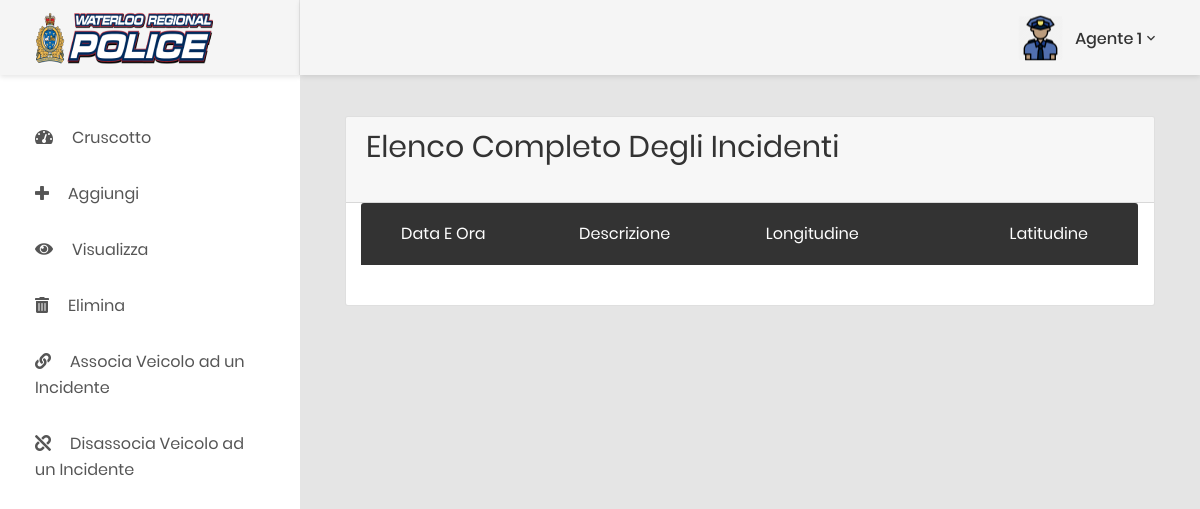
The page /incidenteRead.php on the database as committed earlier.
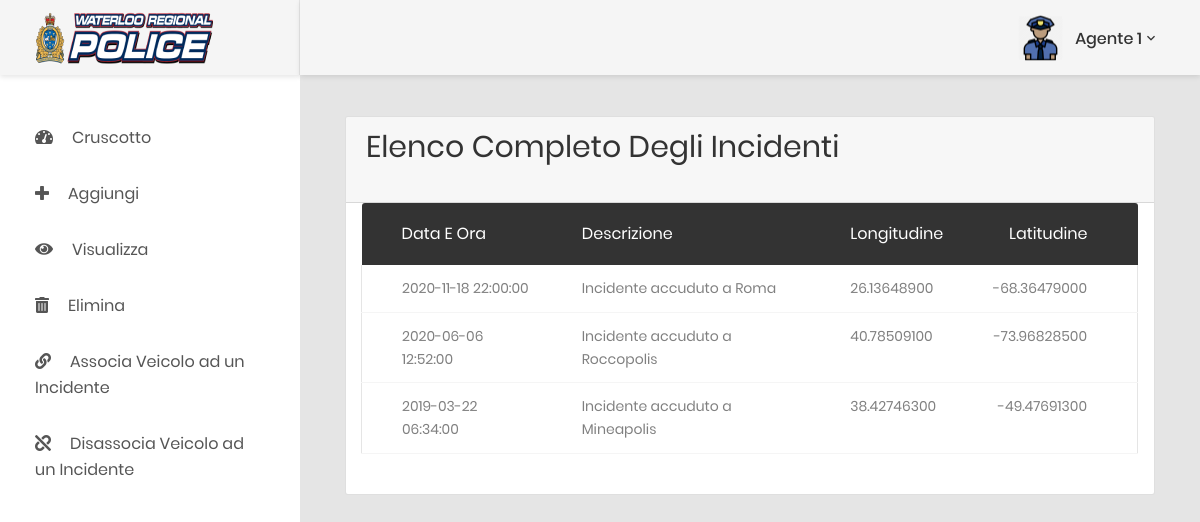
The same page on the database as committed later.
### tables this page shows
CREATE TABLE incidenti (
  idIncidente INT(5) PRIMARY KEY AUTO_INCREMENT,
  descrizione VARCHAR(150) NOT NULL,
  longitudine DECIMAL(11,8) NOT NULL,
  latitudine DECIMAL(10,8) NOT NULL,
  data DATE NOT NULL,
  ora TIME NOT NULL ,
  pathFoto VARCHAR(100) NOT NULL
);

### dao/IncidenteDAO.php (called while the page is built, shortened)
<?php
include_once __DIR__.'/classes/Incidente.php';
class IncidenteDAO {
    public static function getElencoUltimiIncidenti() {
        try {
            $conn = Connection::getConnection();
            $sql = "SELECT * FROM incidenti ORDER BY incidenti.data DESC";
            $stm = $conn->query($sql);
            $Vincidente = array();
            while ($riga = $stm->fetch(PDO::FETCH_ASSOC)) {
                $idIncidente = $riga['idIncidente'];
                $descrizione = $riga['descrizione'];
                $longitudine = $riga['longitudine'];
                $latitudine = $riga['latitudine'];
                $data = $riga['data'];
                $ora = $riga['ora'];
                $pathFoto = $riga['pathFoto'];
                $incidente = new Incidente($idIncidente, $descrizione, $longitudine, $latitudine, $data, $ora, $pathFoto);
                array_push($Vincidente, $incidente);
            }
        } catch (PDOException $e) {
            throw $e;
        }
        return $Vincidente;
    }
}

### dao/classes/Incidente.php (called while the page is built, shortened)
<?php
class Incidente {
    private $descrizione;
    private $longitudine;
    private $latitudine;
    private $data;
    private $ora;
    public function __construct($idIncidente, $descrizione, $longitudine, $latitudine, $data, $ora, $pathFoto)
    {
        $this->descrizione = $descrizione;
        $this->longitudine = $longitudine;
        $this->latitudine = $latitudine;
        $this->data = $data;
        $this->ora = $ora;
    }
    public function getDescrizione()
    {
        return $this->descrizione;
    }
    public function getLongitudine()
    {
        return $this->longitudine;
    }
    public function getLatitudine()
    {
        return $this->latitudine;
    }
    public function getData()
    {
        return $this->data;
    }
    public function getOra()
    {
        return $this->ora;
    }
}

### incidenteRead.php (the view, shortened to what this page needs)
<!DOCTYPE html>
<html lang="en">
<head>
    <?php
        include_once "vendorsHeaders.php";
        include_once "./dao/IncidenteDAO.php";
    ?>
</head>
<body class="animsition">
<div class="page-wrapper">
    <div class="page-container">
        <?php
        include_once __DIR__ . '/components/headerDesktop.php';
        include_once __DIR__ . '/components/sidebarDesktop.php';
        ?>
        <div class="main-content">
            <div class="section__content section__content--p30">
                <div class="container-fluid">
                    <div class="row">
                        <div class="col-12">
                            <div class="card">
                                <div class="card-header">
                                    <h2 class="title-1 m-b-25">Elenco Completo degli Incidenti</h2>
                                </div>
                                <div class="col-lg-12">
                                    <div class="table-responsive m-b-40">
                                        <table class="table table-borderless table-data3">
                                            <thead>
                                            <tr>
                                                <th>Data e Ora</th>
                                                <th>Descrizione</th>
                                                <th>Longitudine</th>
                                                <th>Latitudine</th>
                                            </tr>
                                            </thead>
                                            <tbody>
                                            <?php
                                            $elencoIncidenti = IncidenteDAO::getElencoUltimiIncidenti();
                                            foreach ($elencoIncidenti as $incidente) {
                                                echo "<tr>";
                                                echo "<td>".$incidente->getData()." ".$incidente->getOra()."</td>";
                                                echo "<td>".$incidente->getDescrizione()."</td>";
                                                echo "<td>" .$incidente->getLongitudine(). "</td>";
                                                echo "<td>" .$incidente->getLatitudine(). "</td>";
                                                echo "</tr>";
                                            }
                                            ?>
                                            </tbody>
                                        </table>
                                    </div>
                                </div>
                            </div>
                        </div>
                    </div>
                </div>
            </div>
        </div>
    </div>
</div>
</body>
</html>

### vendorsHeaders.php (shortened to what this page needs)
<link href="css/font-face.css" rel="stylesheet" media="all">
<link href="vendor/font-awesome-4.7/css/font-awesome.min.css" rel="stylesheet" media="all">
<link href="vendor/font-awesome-5/css/fontawesome-all.min.css" rel="stylesheet" media="all">
<link href="vendor/mdi-font/css/material-design-iconic-font.min.css" rel="stylesheet" media="all">
<link href="vendor/bootstrap-4.1/bootstrap.min.css" rel="stylesheet" media="all">
<link href="vendor/animsition/animsition.min.css" rel="stylesheet" media="all">
<link href="vendor/bootstrap-progressbar/bootstrap-progressbar-3.3.4.min.css" rel="stylesheet" media="all">
<link href="vendor/wow/animate.css" rel="stylesheet" media="all">
<link href="vendor/css-hamburgers/hamburgers.min.css" rel="stylesheet" media="all">
<link href="vendor/slick/slick.css" rel="stylesheet" media="all">
<link href="vendor/select2/select2.min.css" rel="stylesheet" media="all">
<link href="vendor/perfect-scrollbar/perfect-scrollbar.css" rel="stylesheet" media="all">
<link href="css/theme.css" rel="stylesheet" media="all">

### components/headerDesktop.php (shortened to what this page needs)
<header class="header-desktop">
    <div class="section__content section__content--p30">
        <div class="container-fluid">
            <div class="header-wrap">
                <div class="header-button">
                    <div class="account-wrap" style="margin-left: auto;">
                        <div class="account-item clearfix js-item-menu">
                            <div class="image">
                                <img src="./images/icon/poliziotto360.png" alt="John Doe" />
                            </div>
                            <div class="content">
                                <a class="js-acc-btn" href="#">Agente 1</a>
                            </div>
                        </div>
                    </div>
                </div>
            </div>
        </div>
    </div>
</header>

### components/sidebarDesktop.php (shortened to what this page needs)
<aside class="menu-sidebar d-none d-lg-block">
    <div class="logo">
        <a href="index.php">
            <img src="images/icon/police178x52.png" alt="Cool Admin" />
        </a>
    </div>
    <div class="menu-sidebar__content js-scrollbar1">
        <nav class="navbar-sidebar">
            <ul class="list-unstyled navbar__list">
                <li class="has-sub">
                    <a class="js-arrow" href="index.php">
                        <i class="fas fa-tachometer-alt"></i>Cruscotto</a>
                </li>
                <li>
                <a class="js-arrow" href="#">
                <i class="fas fa-plus"></i>Aggiungi</a>
                </li>
                <li>
                    <a class="js-arrow" href="#">
                        <i class="fas fa-eye"></i>Visualizza</a>
                </li>
                <li>
                    <a class="js-arrow" href="#">
                        <i class="fas fa-trash-alt"></i>Elimina</a>
                </li>
                <li>
                    <a href="veicoloInIncidenteForm.php">
                        <i class="fas fa-link"></i>Associa Veicolo ad un Incidente</a>
                </li>
                <li>
                    <a href="veicoloInIncidenteDelete.php">
                        <i class="fas fa-unlink"></i>Disassocia Veicolo ad un Incidente</a>
                </li>
            </ul>
        </nav>
    </div>
</aside>

Rows that differ between the two databases and show on the page:
added incidenti: data "2020-11-18", ora "22:00:00", descrizione "Incidente accuduto a Roma", longitudine "26.13648900", latitudine "-68.36479000"
added incidenti: data "2020-06-06", ora "12:52:00", descrizione "Incidente accuduto a Roccopolis", longitudine "40.78509100", latitudine "-73.96828500"
added incidenti: data "2019-03-22", ora "06:34:00", descrizione "Incidente accuduto a Mineapolis", longitudine "38.42746300", latitudine "-49.47691300"
